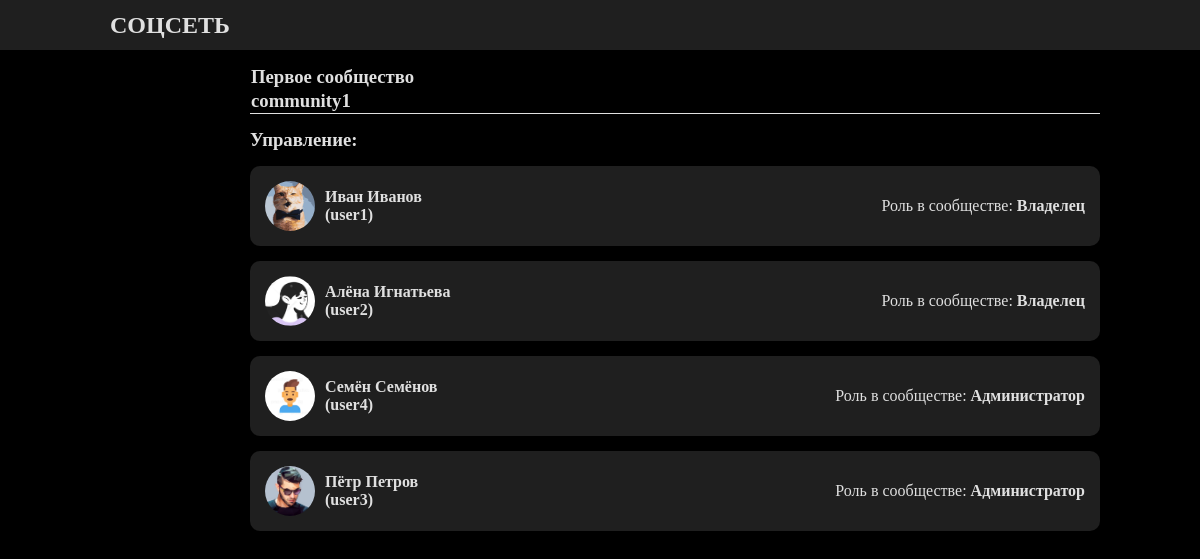
Page /community1/admins/ on the committed database.
### socialapp/models.py (models this page shows, shortened)
class Community(models.Model):
    communityname = models.CharField(max_length=100, verbose_name='Название для ссылки')
    title = models.CharField(max_length=100, verbose_name='Название')
    info = models.TextField(max_length=500, null=True, blank=True, verbose_name='Описание')
    avatar = models.ImageField(upload_to=community_avatar_upload_to, null=True, blank=True, verbose_name='Аватар')
    country = models.ForeignKey(Country, on_delete=models.SET_NULL, null=True, blank=True, verbose_name='Страна')
    city = models.ForeignKey(City, on_delete=models.SET_NULL, null=True, blank=True, verbose_name='Город')
    creationdate = models.DateTimeField(auto_now_add=True, verbose_name='Дата создания')
    members = models.ManyToManyField(User, related_name='member')
    admins = models.ManyToManyField(User, through='Communityadminstration', through_fields=('community', 'user'), related_name='admin')
    slug = models.SlugField(unique=True, default=None, verbose_name='URL')
    def get_absolute_url(self):
        return reverse('profile', kwargs={'slug': self.slug})

class Communityadminstration(models.Model):
    community = models.ForeignKey(Community, on_delete=models.CASCADE)
    user = models.ForeignKey(User, on_delete=models.CASCADE)
    role = models.IntegerField(verbose_name='0 - модератор, 1 - администратор, 2 - владелец')

class Profile(models.Model):
    user = models.OneToOneField(User, on_delete=models.CASCADE)
    name = models.CharField(max_length=100, verbose_name='Имя')
    surname = models.CharField(max_length=100, verbose_name='Фамилия')
    secondname = models.CharField(max_length=100, null=True, blank=True, verbose_name='Отчество')
    city = models.ForeignKey(City, on_delete=models.SET_NULL, null=True, blank=True, verbose_name='Город')
    birthdate = models.DateField(null=True, blank=True, verbose_name='Дата рождения')
    avatar = models.ImageField(upload_to=avatar_upload_to, null=True, blank=True, verbose_name='Аватар')
    bio = models.TextField(max_length=500, null=True, blank=True, verbose_name='Информация')
    following = models.ManyToManyField('self', related_name='followers', symmetrical=False, blank=True, verbose_name='Подписки')
    slug = models.SlugField(unique=True, default=None, verbose_name='URL')
    def get_absolute_url(self):
        return reverse('profile', kwargs={'slug': self.slug})

### socialapp/views.py (the view)
# urls.py: path('<slug:slug>/admins/', views.communityadmins, name='communityadmins'),
def communityadmins(req, slug):
    community = Community.objects.get(slug=slug)
    if req.user.username and Communityadminstration.objects.filter(community=community, user_id=req.user.id):
        user_role = Communityadminstration.objects.filter(community=community,
                                                          user_id=req.user.id).values_list('role', flat=True)[0]
    else:
        user_role = -1
    admins = Communityadminstration.objects.filter(community=community)
    paginator = Paginator(admins, 5)
    page_number = req.GET.get("page")
    page_obj = paginator.get_page(page_number)
    return render(req, 'socialapp/admins_list.html', context={"page_obj": page_obj,
                                                               'community': community,
                                                               'admins': admins,
                                                               'user_role': user_role})

### templates/socialapp/admins_list.html (shortened to what this page needs)
{% extends 'base.html' %}
{% load static %}
{% block css %}
    <link rel="stylesheet" href="{% static 'css/profile.css' %}">
{% endblock css %}
{% block main %}
        <div class="main-div">
                <div class="line-under">
                    <table>
                        <tr>
                            <th colspan="2"><a class="link-inline" href="{{ community.get_absolute_url }}"><h3>{{ community.title }}</h3></a>
                            </th>
                        </tr>
                        <tr class="">
                            <td colspan="2"><h3>{{ community.communityname }}</h3></td>
                        </tr>
                    </table>
                </div>
            <div class="flex-row just-cont-spa-bet"><h3 class="margin-bottom15">Управление:</h3>
            </div>
                    {% for one in page_obj %}
                        <div class="card-simple flex-row just-cont-spa-bet">
                            <a class="link-inline" href="{{ one.user.profile.get_absolute_url }}">
                                <div class="avatar-small"><img src="{{ one.user.profile.avatar.url }}" alt="avatar"></div>
                                <div class="card-user-name">
                                    <div>{{ one.user.profile.name }} {{ one.user.profile.surname }}</div>
                                    <div>({{ one.user.profile.slug }})</div>
                                </div>
                            </a>
                            <div class="card-info flex-col just-cont-end">
                                <div>Роль в сообществе:
                                    {% if one.role == 0 %}
                                        <b>Модератор</b>
                                    {% elif one.role == 1 %}
                                        <b>Администратор</b>
                                    {% elif one.role == 2 %}
                                        <b>Владелец</b>
                                    {% else %}
                                        <b>Подписчик</b>
                                    {% endif %}
                                </div>
                            </div>
                        </div>
                    {% endfor %}
        </div>
{% endblock main %}

### socialapp/static/css/main.css (style rules this page uses)
*, *::before, *::after { box-sizing: border-box; }
h1, h2, h3, h4, h5 { margin-top: 0; margin-bottom: 0; }
body { margin: 55px 0 0; box-sizing: border-box; background-color: black; font-family: "Malgun Gothic"; color: #e0e0e0; font-size: medium; }
.card-simple { background-color: #1f1f1f; padding: 15px; margin-bottom: 15px !important; border-radius: 10px; position: relative; }
.margin-bottom15 { margin-bottom: 15px; }
.flex-row { display: flex; flex-direction: row; }
.flex-col { display: flex; flex-direction: column; }
.just-cont-spa-bet { justify-content: space-between; }
.just-cont-end { justify-content: end; }
.link-inline { color: inherit; text-decoration: none; }
.main-div { width: 85%; padding-top: 10px; }
.main-div table { text-align: left; }
table { width: 100%; border-collapse: collapse; }

### socialapp/static/css/profile.css (style rules this page uses)
.avatar, .avatar-small { aspect-ratio: 1 / 1; overflow: hidden; border-radius: 50%; display: flex; flex-direction: row; align-items: center; }
.avatar-small { width: 50px; float: left; }
.avatar img, .avatar-small img { object-fit: cover; width: 100%; height: 100%; position: center; }
.card-user-name { margin-left: 60px; height: 50px; font-weight: bold; display: flex; flex-direction: column; align-items: start; justify-content: center; }
.card-info { height: 50px; display: flex; flex-direction: column; align-items: start; justify-content: center; }
.card-info div { width: 100%; text-align: right; }
table { width: 100%; border-collapse: collapse; }
th { width: 25%; vertical-align: top; }
.line-under { border-bottom: 1px solid #e0e0e0; margin-bottom: 15px; width: 100%; }

### rows in the picture
Community: title "Первое сообщество", communityname "community1"
Communityadminstration: user.profile.avatar (picture), user.profile.name "Иван", user.profile.surname "Иванов", user.profile.slug "user1", role "Владелец"
Communityadminstration: user.profile.avatar (picture), user.profile.name "Алёна", user.profile.surname "Игнатьева", user.profile.slug "user2", role "Владелец"
Communityadminstration: user.profile.avatar (picture), user.profile.name "Семён", user.profile.surname "Семёнов", user.profile.slug "user4", role "Администратор"
Communityadminstration: user.profile.avatar (picture), user.profile.name "Пётр", user.profile.surname "Петров", user.profile.slug "user3", role "Администратор"
